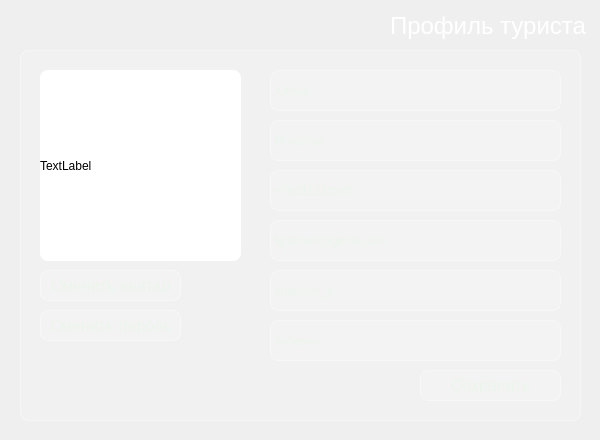
<?xml version="1.0" encoding="UTF-8"?>
<ui version="4.0">
 <class>Dialog</class>
 <widget class="QDialog" name="Dialog">
  <property name="geometry">
   <rect>
    <x>0</x>
    <y>0</y>
    <width>600</width>
    <height>440</height>
   </rect>
  </property>
  <property name="windowTitle">
   <string>Dialog</string>
  </property>
  <property name="styleSheet">
   <string notr="true">background-color: qlineargradient(spread:pad, x1:1, y1:1, x2:0, y2:0,
    stop:0 rgba(20, 65, 30, 255),
    stop:0.427447 rgba(35, 95, 55, 235),
    stop:1 rgba(110, 160, 90, 255));</string>
  </property>
  <widget class="QLabel" name="label_Guide">
   <property name="geometry">
    <rect>
     <x>390</x>
     <y>10</y>
     <width>201</width>
     <height>31</height>
    </rect>
   </property>
   <property name="styleSheet">
    <string notr="true">background-color: none;
font-size: 24px;
border: none;
color: white;</string>
   </property>
   <property name="text">
    <string>Профиль туриста</string>
   </property>
  </widget>
  <widget class="QLabel" name="label_8">
   <property name="geometry">
    <rect>
     <x>270</x>
     <y>320</y>
     <width>291</width>
     <height>41</height>
    </rect>
   </property>
   <property name="styleSheet">
    <string notr="true">background-color: rgba(255, 255, 255, 0.15);
color: rgb(235, 245, 235);
border: 1px solid rgba(255, 255, 255, 0.35);
border-radius: 8px</string>
   </property>
   <property name="text">
    <string>Активен</string>
   </property>
  </widget>
  <widget class="QLabel" name="label_5">
   <property name="geometry">
    <rect>
     <x>270</x>
     <y>220</y>
     <width>291</width>
     <height>41</height>
    </rect>
   </property>
   <property name="styleSheet">
    <string notr="true">background-color: rgba(255, 255, 255, 0.15);
color: rgb(235, 245, 235);
border: 1px solid rgba(255, 255, 255, 0.35);
border-radius: 8px</string>
   </property>
   <property name="text">
    <string>Ignatova@gmail.com</string>
   </property>
  </widget>
  <widget class="QFrame" name="frame">
   <property name="geometry">
    <rect>
     <x>20</x>
     <y>50</y>
     <width>561</width>
     <height>371</height>
    </rect>
   </property>
   <property name="styleSheet">
    <string notr="true">background-color: rgba(255, 255, 255, 0.15);
color: rgb(235, 245, 235);
border: 1px solid rgba(255, 255, 255, 0.35);
border-radius: 8px</string>
   </property>
   <property name="frameShape">
    <enum>QFrame::Shape::StyledPanel</enum>
   </property>
   <property name="frameShadow">
    <enum>QFrame::Shadow::Raised</enum>
   </property>
   <widget class="QPushButton" name="pushButton_Login_3">
    <property name="geometry">
     <rect>
      <x>20</x>
      <y>260</y>
      <width>141</width>
      <height>31</height>
     </rect>
    </property>
    <property name="styleSheet">
     <string notr="true">background-color: rgba(255, 255, 255, 0.15);
color: rgb(235, 245, 235);
border: 1px solid rgba(255, 255, 255, 0.35);
border-radius: 8px;
font-size: 16px;</string>
    </property>
    <property name="text">
     <string>Сменить пароль</string>
    </property>
   </widget>
  </widget>
  <widget class="QLabel" name="label">
   <property name="geometry">
    <rect>
     <x>40</x>
     <y>70</y>
     <width>201</width>
     <height>191</height>
    </rect>
   </property>
   <property name="styleSheet">
    <string notr="true">background-color: white;
border-radius: 8px;</string>
   </property>
   <property name="text">
    <string>TextLabel</string>
   </property>
  </widget>
  <widget class="QLabel" name="label_4">
   <property name="geometry">
    <rect>
     <x>270</x>
     <y>170</y>
     <width>291</width>
     <height>41</height>
    </rect>
   </property>
   <property name="styleSheet">
    <string notr="true">background-color: rgba(255, 255, 255, 0.15);
color: rgb(235, 245, 235);
border: 1px solid rgba(255, 255, 255, 0.35);
border-radius: 8px</string>
   </property>
   <property name="text">
    <string>+79211234545</string>
   </property>
  </widget>
  <widget class="QPushButton" name="pushButton_Login">
   <property name="geometry">
    <rect>
     <x>40</x>
     <y>270</y>
     <width>141</width>
     <height>31</height>
    </rect>
   </property>
   <property name="styleSheet">
    <string notr="true">background-color: rgba(255, 255, 255, 0.15);
color: rgb(235, 245, 235);
border: 1px solid rgba(255, 255, 255, 0.35);
border-radius: 8px;
font-size: 16px;</string>
   </property>
   <property name="text">
    <string>Сменить аватар</string>
   </property>
  </widget>
  <widget class="QLabel" name="label_6">
   <property name="geometry">
    <rect>
     <x>270</x>
     <y>270</y>
     <width>291</width>
     <height>41</height>
    </rect>
   </property>
   <property name="styleSheet">
    <string notr="true">background-color: rgba(255, 255, 255, 0.15);
color: rgb(235, 245, 235);
border: 1px solid rgba(255, 255, 255, 0.35);
border-radius: 8px</string>
   </property>
   <property name="text">
    <string>Ignatova_a</string>
   </property>
  </widget>
  <widget class="QLabel" name="label_3">
   <property name="geometry">
    <rect>
     <x>270</x>
     <y>120</y>
     <width>291</width>
     <height>41</height>
    </rect>
   </property>
   <property name="styleSheet">
    <string notr="true">background-color: rgba(255, 255, 255, 0.15);
color: rgb(235, 245, 235);
border: 1px solid rgba(255, 255, 255, 0.35);
border-radius: 8px</string>
   </property>
   <property name="text">
    <string>Игнатова</string>
   </property>
  </widget>
  <widget class="QPushButton" name="pushButton_Login_2">
   <property name="geometry">
    <rect>
     <x>420</x>
     <y>370</y>
     <width>141</width>
     <height>31</height>
    </rect>
   </property>
   <property name="styleSheet">
    <string notr="true">background-color: rgba(255, 255, 255, 0.15);
color: rgb(235, 245, 235);
border: 1px solid rgba(255, 255, 255, 0.35);
border-radius: 8px;
font-size: 16px;</string>
   </property>
   <property name="text">
    <string>Сохранить</string>
   </property>
  </widget>
  <widget class="QLabel" name="label_2">
   <property name="geometry">
    <rect>
     <x>270</x>
     <y>70</y>
     <width>291</width>
     <height>41</height>
    </rect>
   </property>
   <property name="styleSheet">
    <string notr="true">background-color: rgba(255, 255, 255, 0.15);
color: rgb(235, 245, 235);
border: 1px solid rgba(255, 255, 255, 0.35);
border-radius: 8px</string>
   </property>
   <property name="text">
    <string>Алина</string>
   </property>
  </widget>
  <zorder>frame</zorder>
  <zorder>label_Guide</zorder>
  <zorder>label_8</zorder>
  <zorder>label_5</zorder>
  <zorder>label</zorder>
  <zorder>label_4</zorder>
  <zorder>pushButton_Login</zorder>
  <zorder>label_6</zorder>
  <zorder>label_3</zorder>
  <zorder>pushButton_Login_2</zorder>
  <zorder>label_2</zorder>
 </widget>
 <resources/>
 <connections/>
</ui>
